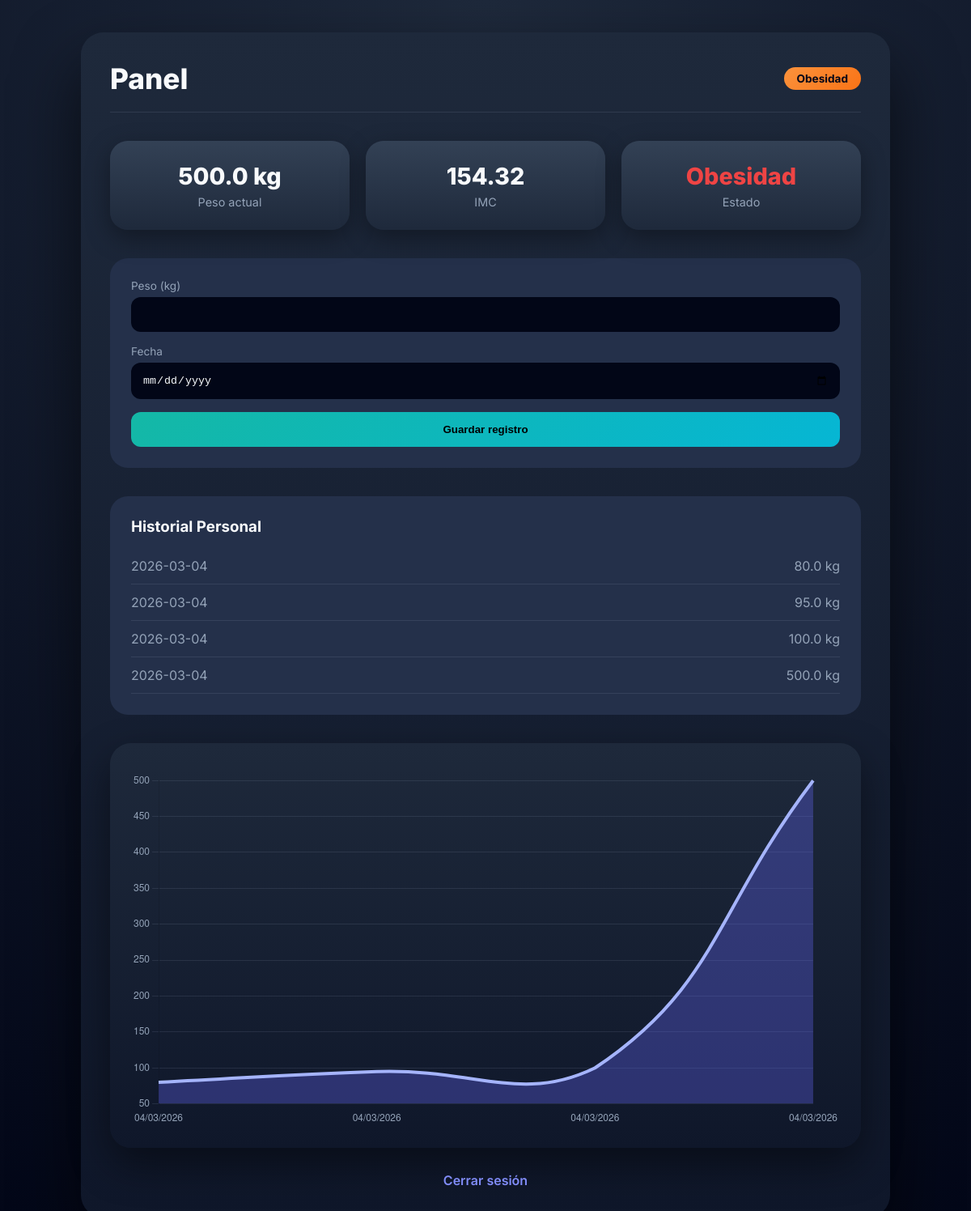
Page / (signed in) on the earlier database version.
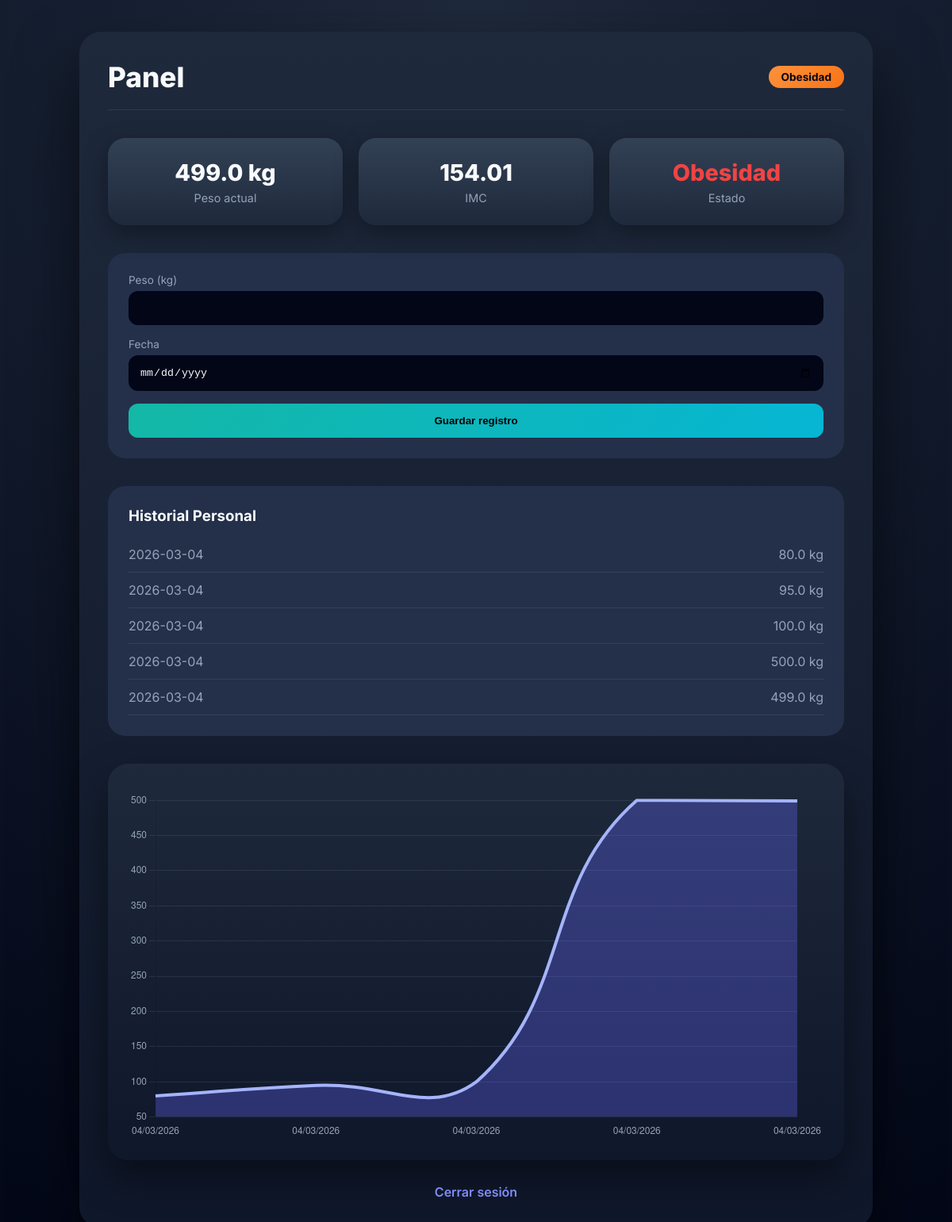
Same page on the later database version.
### tables this page shows
CREATE TABLE registros (
            id INTEGER PRIMARY KEY AUTOINCREMENT,
            user_id INTEGER,
            peso REAL,
            fecha TEXT,
            FOREIGN KEY(user_id) REFERENCES users(id)
        );

### src/app.py (the view)
@app.get("/")
@jwt_required()
def home():
    current_user_id = get_jwt_identity()
    claims = get_jwt()
    es_admin = claims.get("rol") == "admin"
    registros = RegistroPeso.obtener_por_usuario(current_user_id)
    registros = sorted(registros, key=lambda r: r[2])
    altura = Usuario.get_altura(current_user_id)
    ultimo_peso = registros[-1][1] if registros else 0
    imc = None
    estado = "—"
    color_estado = "#94a3b8"
    if altura and ultimo_peso:
        imc = round(ultimo_peso / ((altura / 100) ** 2), 2)
        if imc < 18.5: estado, color_estado = "Bajo peso", "#fbbf24"
        elif imc < 25: estado, color_estado = "Normopeso", "#4ade80"
        elif imc < 30: estado, color_estado = "Sobrepeso", "#fb923c"
        else: estado, color_estado = "Obesidad", "#ef4444"
    labels = [datetime.strptime(r[2], "%Y-%m-%d").strftime("%d/%m/%Y") for r in registros]
    data = [r[1] for r in registros]
    return render_template(
        "home.html",
        registros=registros,
        peso_actual=ultimo_peso,
        imc=imc,
        estado=estado,
        color_estado=color_estado,
        altura=altura,
        labels=labels,
        data=data,
        hoy=date.today().strftime("%Y-%m-%d"),
        es_admin=es_admin  # <--- ¡PASAMOS EL DATO AQUÍ!
    )

### src/app.py (called while the page is built)
@app.after_request
def aplicar_seguridad(response):
    response.headers['Strict-Transport-Security'] = 'max-age=31536000; includeSubDomains'
    response.headers['Content-Security-Policy'] = csp_string
    response.headers['X-Content-Type-Options'] = 'nosniff'
    response.headers['X-Frame-Options'] = 'SAMEORIGIN'
    return response

### src/db.py (called while the page is built)
def get_connection():
    return sqlite3.connect(DB_PATH)

### src/models.py (called while the page is built)
    @staticmethod
    def get_altura(user_id):
        conn = get_connection()
        cur = conn.cursor()
        cur.execute("SELECT altura FROM users WHERE id=?", (user_id,))
        row = cur.fetchone()
        conn.close()
        return row[0] if row else None

    @staticmethod
    def obtener_por_usuario(user_id):
        conn = get_connection()
        cur = conn.cursor()
        cur.execute("""
            SELECT id, peso, fecha
            FROM registros
            WHERE user_id=?
            ORDER BY fecha DESC
        """, (user_id,))
        rows = cur.fetchall()
        conn.close()
        return rows

### templates/home.html (shortened to what this page needs)
<!DOCTYPE html>
<html lang="es">
<head>
</head>
<body>
<div class="panel">
    {% if es_admin %}
    <div class="header">
        <h1>Panel de Control 🛡️</h1>
    </div>
    <div class="stats" style="grid-template-columns: 1fr;">
        <div class="stat">
            <div class="stat-value">Modo Administrador</div>
            <div class="stat-label">Gestión global del sistema activada</div>
        </div>
    </div>
    <div class="form-card" style="text-align: center; padding: 40px;">
        <p style="margin-bottom: 25px; color: var(--muted); font-size: 1.1rem;">
            Bienvenido, Jefe. Desde aquí puedes supervisar la actividad de todos los usuarios registrados.
        </p>
        <a href="/admin/registros" class="btn-admin">
            📊 Acceder a Registros Globales
        </a>
    </div>
    {% else %}
    <div class="header">
        <h1>Panel</h1>
        <div class="status">{{ estado }}</div>
    </div>
    <div class="stats">
        <div class="stat">
            <div class="stat-value">{{ peso_actual }} kg</div>
            <div class="stat-label">Peso actual</div>
        </div>
        <div class="stat">
            <div class="stat-value">{{ imc }}</div>
            <div class="stat-label">IMC</div>
        </div>
        <div class="stat">
            <div class="stat-value" style="color:{{ color_estado }}">{{ estado }}</div>
            <div class="stat-label">Estado</div>
        </div>
    </div>
    <div class="form-card">
        <form method="POST" action="/registro">
            <label>Peso (kg)</label>
            <input type="number" step="0.01" name="peso" required>
            <label>Fecha</label>
            <input type="date" name="fecha" required min="2000-01-01" max="{{ hoy }}">
            <button>Guardar registro</button>
        </form>
    </div>
    <div class="historial">
        <h3>Historial Personal</h3>
        {% if registros %}
            {% for r in registros %}
            <div class="item">
                <span>{{ r[2] }}</span>
                <span>{{ r[1] }} kg</span>
            </div>
            {% endfor %}
        {% else %}
            <p style="color:var(--muted)">No hay registros aún.</p>
        {% endif %}
    </div>
    {% if registros %}
    <div class="chart-card">
        <canvas id="chart"></canvas>
    </div>
    {% endif %}
    {% endif %}
    <div class="links">
        <a href="/logout" class="btn-logout">Cerrar sesión</a>
    </div>
</div>
{% if registros %}
<script>
const labels = {{ labels | tojson | safe }};
const data = {{ data | tojson | safe }};
new Chart(document.getElementById('chart'), {
    type: 'line',
    data: {
        labels: labels,
        datasets: [{
            data: data,
            borderColor: '#a5b4fc',
            backgroundColor: 'rgba(99,102,241,.35)',
            borderWidth: 4,
            tension: .45,
            fill: true,
            pointRadius: 0,
            pointHoverRadius: 7,
            pointBackgroundColor: '#e0e7ff'
        }]
    },
    options: {
        animation: { duration: 1400, easing: 'easeOutQuart' },
        plugins: {
            legend: { display: false },
            tooltip: {
                backgroundColor: '#020617',
                titleColor: '#e5e7eb',
                bodyColor: '#f8fafc',
                padding: 14,
                cornerRadius: 12
            }
        },
        scales: {
            x: {
                grid: { display: false },
                ticks: { color: '#94a3b8' }
            },
            y: {
                grid: { color: 'rgba(148,163,184,.15)' },
                ticks: { color: '#94a3b8' }
            }
        }
    }
});
</script>
{% endif %}
</body>
</html>

### templates/home.html (style rules this page uses)
:root { --bg:#0f172a; --card:#1e293b; --card-soft:#24304a; --text:#f8fafc; --muted:#94a3b8; --primary:#6366f1; --success:#4ade80; --danger:#ef4444; --warning:#fbbf24; }
* { box-sizing:border-box;margin:0;padding:0 }
body { font-family:'Inter',sans-serif; background:radial-gradient(circle at top,#1e293b,#020617); color:var(--text); padding:40px 20px; }
.panel { max-width:1000px; margin:0 auto; background:linear-gradient(180deg,#1e293b,#0f172a); border-radius:28px; padding:36px; box-shadow:0 40px 80px rgba(0,0,0,.6); }
.header { display:flex; justify-content:space-between; align-items:center; margin-bottom:35px; padding-bottom:20px; border-bottom:1px solid rgba(148,163,184,.15); }
.header h1 { font-size:2.2rem; font-weight:800; }
.status { font-size:.85rem; padding:6px 16px; border-radius:999px; background:linear-gradient(135deg,#fb923c,#f97316); color:#020617; font-weight:700; }
.stats { display:grid; grid-template-columns:repeat(3,1fr); gap:20px; margin-bottom:35px; }
.stat { background:linear-gradient(180deg,#334155,#1e293b); padding:26px; border-radius:22px; text-align:center; box-shadow:0 10px 30px rgba(0,0,0,.35); }
.stat-value { font-size:1.8rem; font-weight:800; }
.stat-label { font-size:.9rem; color:var(--muted); margin-top:6px; }
.form-card { background:var(--card-soft); padding:26px; border-radius:22px; margin-bottom:35px; }
label { display:block; font-size:.85rem; color:var(--muted); margin-bottom:6px; }
input { width:100%; padding:14px; border-radius:12px; border:none; margin-bottom:16px; background:#020617; color:var(--text); }
button { width:100%; padding:14px; background:linear-gradient(135deg,#14b8a6,#06b6d4); border:none; border-radius:12px; font-weight:700; cursor:pointer; }
.historial { background:var(--card-soft); padding:26px; border-radius:22px; margin-bottom:35px; }
.historial h3 { margin-bottom:15px; }
.item { display:flex; justify-content:space-between; padding:12px 0; border-bottom:1px solid rgba(148,163,184,.15); color:var(--muted); }
.chart-card { background:linear-gradient(180deg,#1e293b,#0f172a); padding:26px; border-radius:26px; box-shadow:0 20px 50px rgba(0,0,0,.45); }
.btn-logout { color: #818cf8; text-decoration: none; font-weight: 600; }
canvas { margin-top:10px; }
.links { margin-top:30px; text-align:center; }
.links a { color:#818cf8; text-decoration:none; }

Differences in the rows shown:
added registros: peso "499.0", fecha "2026-03-04"
Other differences:
{{ imc }}: "154.32" → "154.01"
chart data {{ labels | tojson | safe }}: ["04/03/2026", "04/03/2026", "04/03/2026", "04/03/2026"] → ["04/03/2026", "04/03/2026", "04/03/2026", "04/03/2026", "04/03/2026"]
chart data {{ data | tojson | safe }}: [80.0, 95.0, 100.0, 500.0] → [80.0, 95.0, 100.0, 500.0, 499.0]
{{ peso_actual }}: "500.0" → "499.0"
